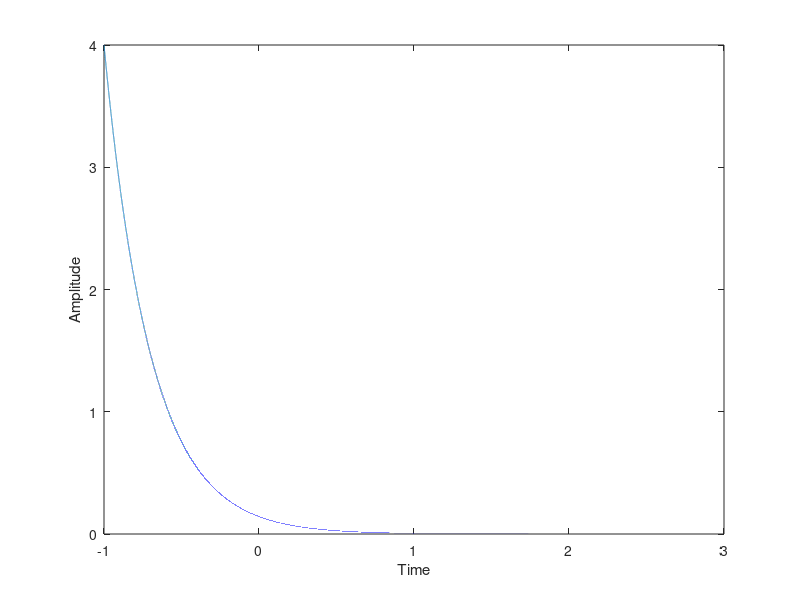

MATLAB code to generate this figure:
% asymp.m
%
% A Matlab script for exploring exponential amplitude envelopes.
%
% by Gary Scavone
% McGill University, 2004.

% We use an algorithm of the form:
%
%   y[n] = a y[n-1] + (1-a) target,
%
% where a = exp(-T/tau), T is the sample period and tau is a time constant.
% We assume the user specifies the time constant and target value.
%
% Note that for larger tau values, the curve may not reach the intended
% target within the specified time duration.

fs = 44100;
T = 1/fs;
tau = 0.3;

y = [4 0 ];    % y1 and y2 values
t = [-1 3];    % t1 and t2 values
tinc = T;
a = exp(-T/tau);

% Do iteratively.

tvals = t(1):tinc:t(2);
yvals = zeros( size(tvals) );
yvals(1) = y(1);
tn = t(1);

for n = 2:length(tvals),
  yvals(n) = a*yvals(n-1) + (1-a)*y(2);
end

plot( tvals, yvals )
xlabel('Time');
ylabel('Amplitude');


